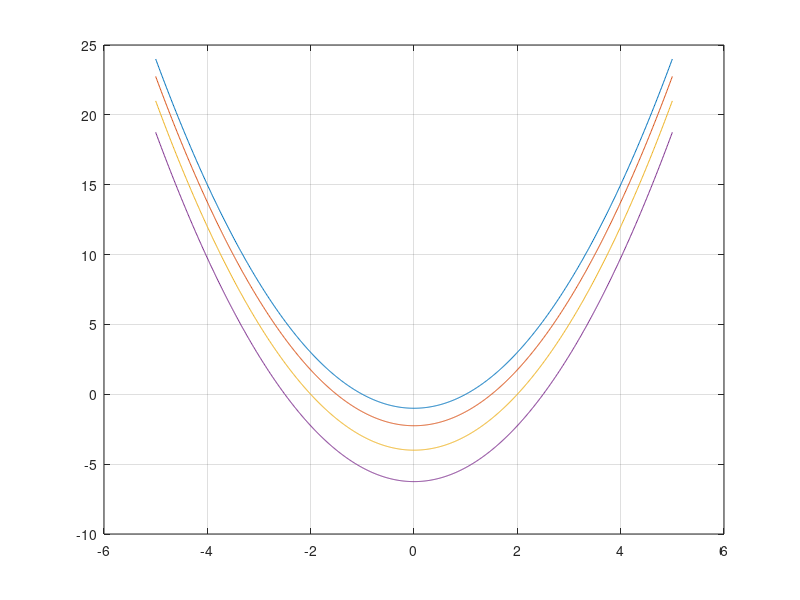

This chart was generated by the following MATLAB code:
f = @(a,b,x) (x-a).*(x-b);
x = -5:0.01:5;
a = 1:0.5:2.5;
b = -a;  

figure(1);
plot(x, f(a(1),b(1),x)); hold on;
plot(x, f(a(2),b(2),x));
plot(x, f(a(3),b(3),x));
plot(x, f(a(4),b(4),x)); hold off;
grid on;
